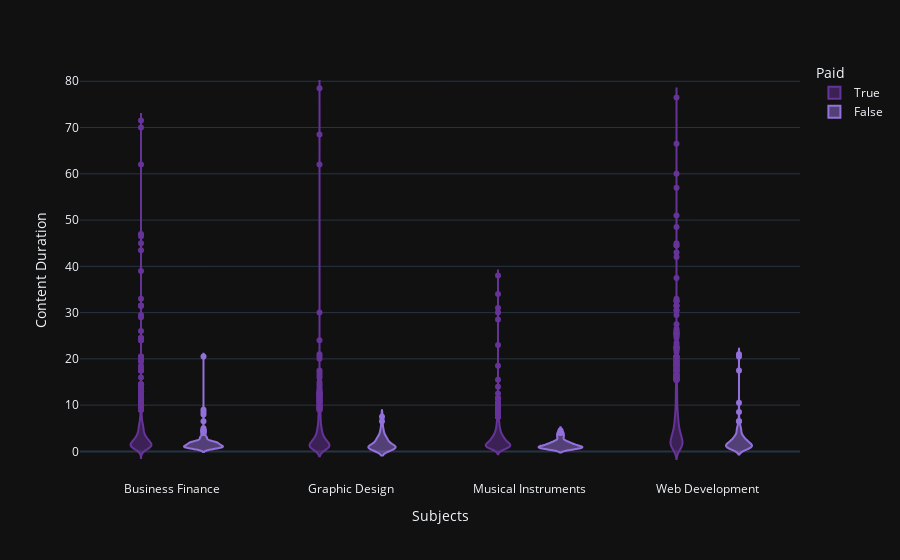

The notebook cell this image was saved under:
### Markdown cell above
<hr style="border-top: 3px solid gray; margin-top: 1px; margin-bottom: 1px"></hr>

### Code cell
fig=px.violin(x=df['subject'],y=df['content_duration'],color=df['is_paid'],
          color_discrete_map={True: "RebeccaPurple", False: "MediumPurple"},template="plotly_dark")
fig.update_layout(legend_title_text='Paid')
fig.update_traces(hovertemplate='Subject: %{x} <br>Content Duration: %{y}')
fig.update_yaxes( title='Content Duration')
fig.update_xaxes( title='Subjects')

### Figure 1 — Plotly figure (JSON) as saved in the notebook; plotly's stock layout.template omitted (floating-point values rounded to 4 significant figures; data arrays with more than 128 entries replaced by an {"elided": "..."} marker saying what was removed)
{"data": [{"alignmentgroup": "True", "box": {"visible": false}, "hovertemplate": "Subject: %{x} <br>Content Duration: %{y}", "legendgroup": "True", "marker": {"color": "RebeccaPurple"}, "name": "True", "offsetgroup": "True", "orientation": "v", "scalegroup": "True", "showlegend": true, "type": "violin", "x": {"elided": "3362 str values"}, "x0": " ", "xaxis": "x", "y": {"elided": "3362 float values"}, "y0": " ", "yaxis": "y"}, {"alignmentgroup": "True", "box": {"visible": false}, "hovertemplate": "Subject: %{x} <br>Content Duration: %{y}", "legendgroup": "False", "marker": {"color": "MediumPurple"}, "name": "False", "offsetgroup": "False", "orientation": "v", "scalegroup": "True", "showlegend": true, "type": "violin", "x": {"elided": "310 str values"}, "x0": " ", "xaxis": "x", "y": {"elided": "310 float values"}, "y0": " ", "yaxis": "y"}], "layout": {"legend": {"title": {"text": "Paid"}, "tracegroupgap": 0}, "margin": {"t": 60}, "violinmode": "group", "xaxis": {"anchor": "y", "domain": [0, 1], "title": {"text": "Subjects"}}, "yaxis": {"anchor": "x", "domain": [0, 1], "title": {"text": "Content Duration"}}}}
